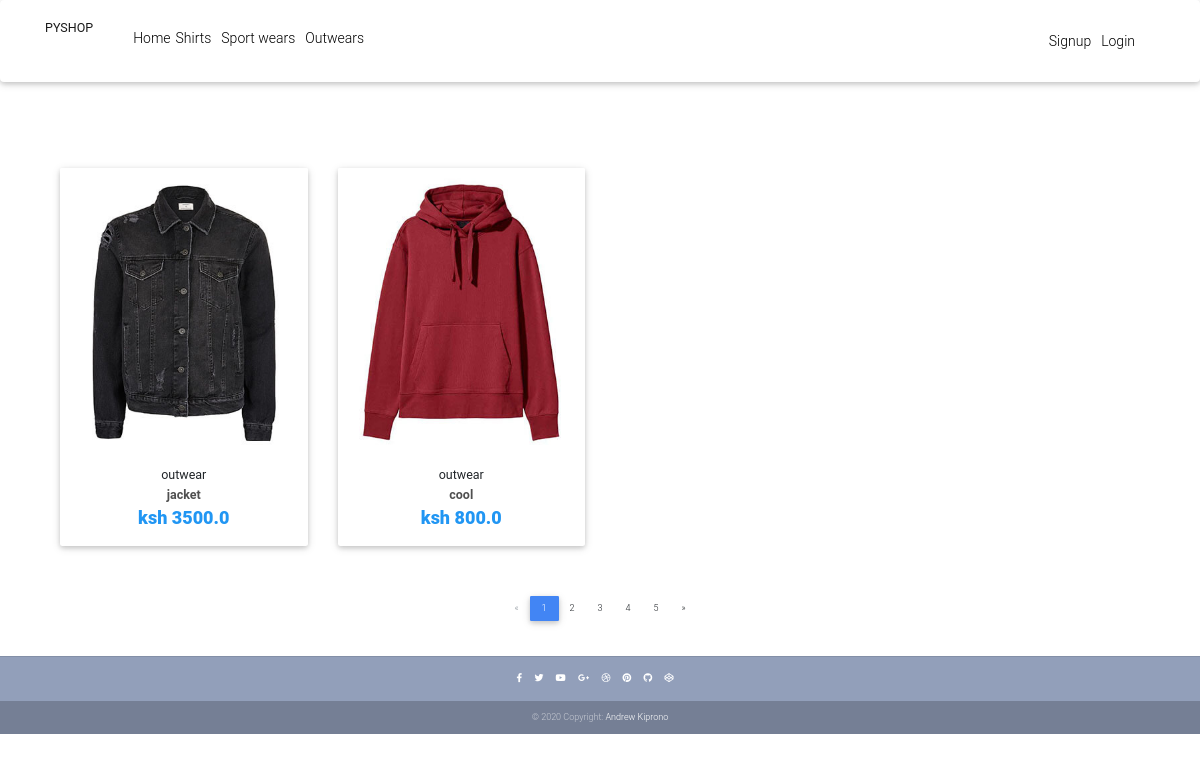
The app's page /outwear/ with its own data.
### pyshop/models.py (models this page shows, shortened)
class Product(models.Model):
    name=models.CharField(max_length=60)
    category=models.CharField(max_length=10,choices=CATEGORY)
    photo=models.ImageField(upload_to='images')
    price_is=models.FloatField()
    describtion=models.TextField()
    price_was=models.FloatField()
    slug=models.SlugField()

### pyshop/views.py (the view)
# urls.py: path('outwear/',views.outwear ,name='outwear'),
def outwear(request):
    products=Product.objects.filter(category='outwear')
    return render (request,'outwear.html',{'products':products})

### pyshop/templates/outwear.html (shortened to what this page needs)
{% extends 'base.html' %}
{% block content %}
<!DOCTYPE html>
<html lang="en">
{% load static %}
<head>
  <link rel="stylesheet" href="https://use.fontawesome.com/releases/v5.11.2/css/all.css">
  <link href=" {% static 'css/bootstrap.min.css' %} " rel="stylesheet">
  <link href=" {% static 'css/mdb.min.css' %} " rel="stylesheet">
  <link href=" {% static 'css/style.min.css' %} " rel="stylesheet">
</head>
<body>
  <main>
    <br>
    <br>
    <br>
    <br><br>
    <div class="container">
      <section class="text-center mb-4">
        <div class="row wow fadeIn">
          {% for p in products %}
          <div class="col-lg-3 col-md-6 mb-4">
            <div class="card">
              <div class="view overlay">
                <img src=" {{p.photo.url}} " class="card-img-top"
                  alt="">
              </div>
              <div class="card-body text-center">
                  <h5> {{p.category}} </h5>
                <h5>
                  <strong>
                    <a href=" {% url 'product' p.slug %} " class="dark-grey-text">{{p.name}}
                    </a>
                  </strong>
                </h5>
                <h4 class="font-weight-bold blue-text">
                  <strong> ksh {{p.price_is}} </strong>
                </h4>
              </div>
            </div>
          </div>
          {% endfor %}
        </div>
      </section>
      <nav class="d-flex justify-content-center wow fadeIn">
        <ul class="pagination pg-blue">
          <li class="page-item disabled">
            <a class="page-link" href="#" aria-label="Previous">
              <span aria-hidden="true">&laquo;</span>
            </a>
          </li>
          <li class="page-item active">
            <a class="page-link" href="#">1
            </a>
          </li>
          <li class="page-item">
            <a class="page-link" href="#">2</a>
          </li>
          <li class="page-item">
            <a class="page-link" href="#">3</a>
          </li>
          <li class="page-item">
            <a class="page-link" href="#">4</a>
          </li>
          <li class="page-item">
            <a class="page-link" href="#">5</a>
          </li>
          <li class="page-item">
            <a class="page-link" href="#" aria-label="Next">
              <span aria-hidden="true">&raquo;</span>
            </a>
          </li>
        </ul>
      </nav>
    </div>
  </main>
</body>
</html>
{% endblock content %}

### pyshop/templates/outwear.html (style rules this page uses)
html, body, header, .carousel { height: 60vh; }

### records on screen
Product: photo (picture), category "outwear", name "jacket", price_is "3500.0"
Product: photo (picture), category "outwear", name "cool", price_is "800.0"
